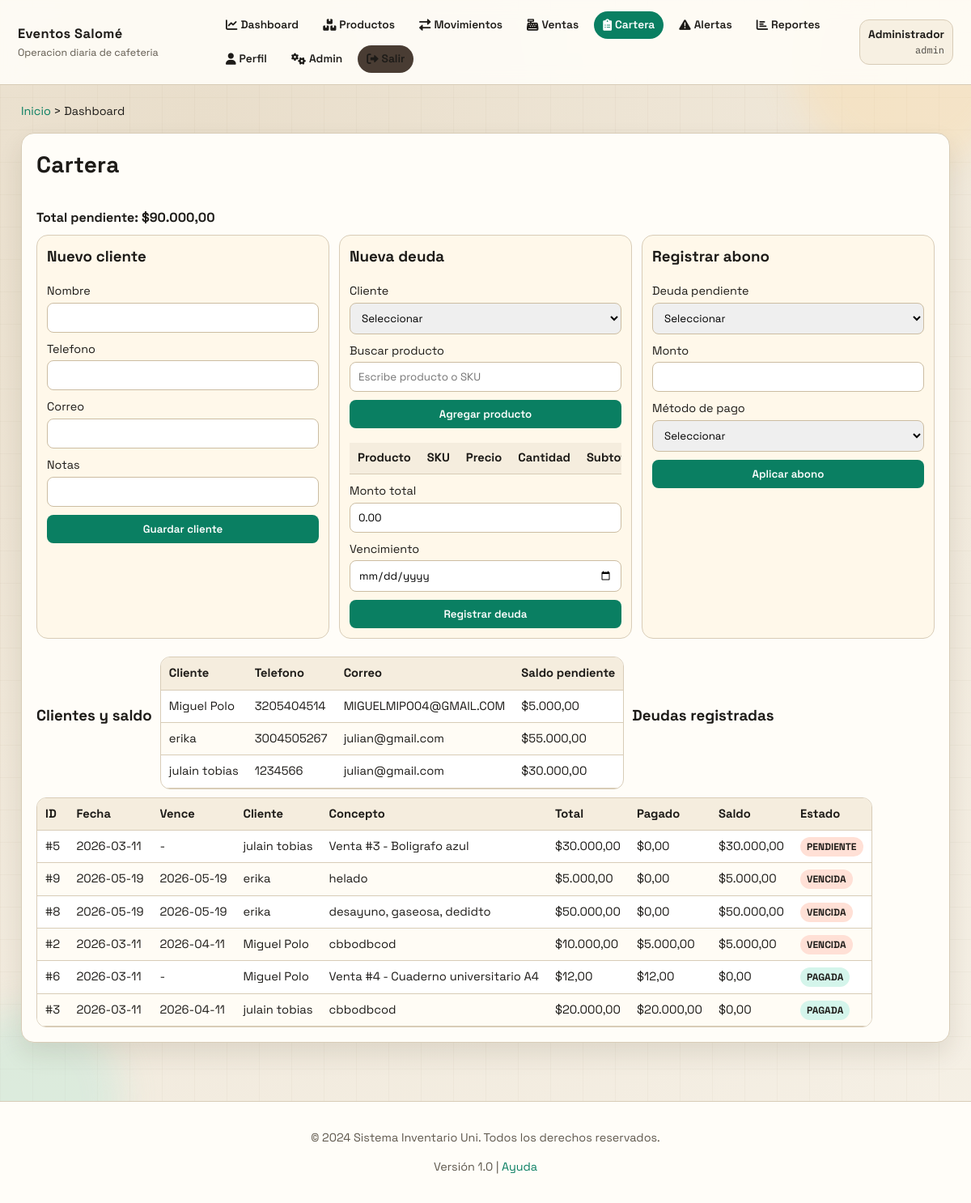
The app's page /cartera (signed in) with its own data.
### tables this page shows
CREATE TABLE clientes (
            id INTEGER PRIMARY KEY AUTOINCREMENT,
            nombre TEXT NOT NULL,
            telefono TEXT,
            correo TEXT,
            notas TEXT DEFAULT '',
            activo INTEGER NOT NULL DEFAULT 1
        );

CREATE TABLE deudas (
            id INTEGER PRIMARY KEY AUTOINCREMENT,
            cliente_id INTEGER NOT NULL,
            fecha TEXT NOT NULL,
            fecha_vencimiento TEXT,
            concepto TEXT NOT NULL,
            monto_total REAL NOT NULL,
            monto_pagado REAL NOT NULL DEFAULT 0,
            estado TEXT NOT NULL DEFAULT 'PENDIENTE' CHECK(estado IN ('PENDIENTE', 'PAGADA', 'VENCIDA')),
            usuario TEXT,
            FOREIGN KEY (cliente_id) REFERENCES clientes(id)
        );

### app_web.py (the view)
@app.route("/cartera")
@login_required
def cartera():
    conn = connect_db()
    conn.execute(
        """
        UPDATE deudas
        SET estado = 'VENCIDA'
        WHERE estado = 'PENDIENTE'
          AND fecha_vencimiento IS NOT NULL
          AND fecha_vencimiento <> ''
          AND date(fecha_vencimiento) < date('now')
          AND (monto_total - monto_pagado) > 0
        """
    )
    conn.commit()
    clientes_rows = conn.execute(
        """
        SELECT
            c.id,
            c.nombre,
            c.telefono,
            c.correo,
            COALESCE(SUM(d.monto_total - d.monto_pagado), 0) AS saldo_pendiente
        FROM clientes c
        LEFT JOIN deudas d ON d.cliente_id = c.id AND d.estado <> 'PAGADA'
        WHERE c.activo = 1
        GROUP BY c.id, c.nombre, c.telefono, c.correo
        ORDER BY c.nombre
        """
    ).fetchall()
    deudas_rows = conn.execute(
        """
        SELECT
            d.id,
            d.fecha,
            d.fecha_vencimiento,
            d.concepto,
            d.monto_total,
            d.monto_pagado,
            (d.monto_total - d.monto_pagado) AS saldo,
            d.estado,
            c.nombre AS cliente_nombre
        FROM deudas d
        JOIN clientes c ON c.id = d.cliente_id
        ORDER BY CASE WHEN d.estado = 'PENDIENTE' THEN 0 WHEN d.estado = 'VENCIDA' THEN 1 ELSE 2 END,
                 d.fecha DESC,
                 d.id DESC
        """
    ).fetchall()
    producto_concepto_rows = [
        dict(row)
        for row in conn.execute(
            "SELECT sku, nombre, precio_venta FROM productos ORDER BY nombre"
        ).fetchall()
    ]
    total_pendiente = conn.execute(
        """
        SELECT COALESCE(SUM(monto_total - monto_pagado), 0) AS total
        FROM deudas
        WHERE estado <> 'PAGADA'
        """
    ).fetchone()["total"]
    conn.close()
    return render_template(
        "cartera.html",
        clientes=clientes_rows,
        deudas=deudas_rows,
        total_pendiente=total_pendiente,
        productos_concepto=producto_concepto_rows,
    )

### app_web.py (called while the page is built)
def format_currency(value):
    try:
        amount = float(value)
    except (TypeError, ValueError):
        return "$0,00"
    negative = amount < 0
    amount = abs(amount)
    formatted = f"{amount:,.2f}"
    formatted = formatted.replace(",", "X").replace(".", ",").replace("X", ".")
    if negative:
        formatted = f"-{formatted}"
    return f"${formatted}"

@app.template_filter("currency")
def currency_filter(value):
    return format_currency(value)

def connect_db() -> sqlite3.Connection:
    conn = sqlite3.connect(DB_PATH)
    conn.row_factory = sqlite3.Row
    return conn

def login_required(view):
    @wraps(view)
    def wrapped(*args, **kwargs):
        if "username" not in session:
            return redirect(url_for("login"))
        return view(*args, **kwargs)
    return wrapped

### templates/cartera.html (shortened to what this page needs)
{% extends 'base.html' %}
{% block content %}
<section class="panel">
  <div class="row-between">
    <h2>Cartera</h2>
    <div class="stat-row">
        <strong>Total pendiente: {{ total_pendiente | currency }}</strong>
  <div class="cards cards-cartera">
    <article class="card">
      <h3>Nuevo cliente</h3>
      <form method="post" action="{{ url_for('cartera_nuevo_cliente') }}" class="grid-form">
        <label>Nombre<input type="text" name="nombre" required /></label>
        <label>Telefono<input type="text" name="telefono" /></label>
        <label>Correo<input type="email" name="correo" /></label>
        <label>Notas<input type="text" name="notas" /></label>
        <button type="submit">Guardar cliente</button>
      </form>
    </article>
    <article class="card">
      <h3>Nueva deuda</h3>
      <form id="cartera-deuda-form" method="post" action="{{ url_for('cartera_nueva_deuda') }}" class="grid-form">
        <label>
          Cliente
          <select name="cliente_id" required>
            <option value="">Seleccionar</option>
          </select>
        </label>
        <label>
          Buscar producto
          <input type="text" id="product-concept-search" list="concepto-productos" autocomplete="off" placeholder="Escribe producto o SKU" />
        </label>
        <label class="full-width">
          <button type="button" id="product-concept-add">Agregar producto</button>
        </label>
        <div class="selected-products full-width">
          <table>
            <thead>
              <tr>
                <th>Producto</th>
                <th>SKU</th>
                <th>Precio</th>
                <th>Cantidad</th>
                <th>Subtotal</th>
              </tr>
            </thead>
          </table>
        </div>
        <label>Monto total<input type="number" step="0.01" min="0.00" name="monto_total" id="monto-total" value="0.00" readonly required /></label>
        <label>Vencimiento<input type="date" name="fecha_vencimiento" /></label>
        <button type="submit">Registrar deuda</button>
      </form>
    </article>
    <article class="card">
      <h3>Registrar abono</h3>
      <form method="post" action="{{ url_for('cartera_nuevo_abono') }}" class="grid-form">
        <label>
          Deuda pendiente
          <select name="deuda_id" required>
            <option value="">Seleccionar</option>
          </select>
        </label>
        <label>Monto<input type="number" step="0.01" min="0.01" name="monto" required /></label>
        <label>
          Método de pago
          <select name="metodo_pago" required>
            <option value="">Seleccionar</option>
            </select>
        </label>
        <button type="submit">Aplicar abono</button>
      </form>
    </article>
  </div>
  <h3>Clientes y saldo</h3>
  <div class="table-wrap">
    <table>
      <thead>
        <tr>
          <th>Cliente</th>
          <th>Telefono</th>
          <th>Correo</th>
          <th>Saldo pendiente</th>
        </tr>
      </thead>
      <tbody>
      {% for c in clientes %}
        <tr>
          <td>{{ c.nombre }}</td>
          <td>{{ c.telefono or '-' }}</td>
          <td>{{ c.correo or '-' }}</td>
          <td>{{ c.saldo_pendiente | currency }}</td>
        </tr>
      {% endfor %}
      </tbody>
    </table>
  </div>
  <h3>Deudas registradas</h3>
  <div class="table-wrap">
    <table>
      <thead>
        <tr>
          <th>ID</th>
          <th>Fecha</th>
          <th>Vence</th>
          <th>Cliente</th>
          <th>Concepto</th>
          <th>Total</th>
          <th>Pagado</th>
          <th>Saldo</th>
          <th>Estado</th>
        </tr>
      </thead>
      <tbody>
      {% for d in deudas %}
        <tr>
          <td>#{{ d.id }}</td>
          <td>{{ d.fecha }}</td>
          <td>{{ d.fecha_vencimiento or '-' }}</td>
          <td>{{ d.cliente_nombre }}</td>
          <td>{{ d.concepto }}</td>
          <td>{{ d.monto_total | currency }}</td>
          <td>{{ d.monto_pagado | currency }}</td>
          <td>{{ d.saldo | currency }}</td>
          <td>
            {% if d.estado == 'PAGADA' %}
              <span class="badge ok">PAGADA</span>
            {% else %}
              <span class="badge bad">{{ d.estado }}</span>
            {% endif %}
          </td>
        </tr>
      {% endfor %}
      </tbody>
    </table>
  </div>
</section>
{% endblock %}

### static/styles.css (style rules this page uses)
:root { --bg1: #f6f1e7; --bg2: #e9decb; --ink: #1d1b18; --ink-soft: #5f584d; --card: #fffdf8; --line: #d8ccb7; --accent: #0a7f62; --accent-deep: #0a5f4a; --warn: #b9562f; --warn-soft: #ffe7de; --ok-soft: #d7f5ea; --shadow: 0 14px 30px rgba(51, 41, 18, 0.11); }
* { box-sizing: border-box; }
body { margin: 0; font-family: "Space Grotesk", sans-serif; color: var(--ink); background: radial-gradient(circle at 20% 10%, var(--bg2), var(--bg1)); min-height: 100vh; line-height: 1.45; }
.panel { background: var(--card); border: 1px solid var(--line); border-radius: 16px; padding: 18px; box-shadow: var(--shadow); animation: riseIn 0.24s ease; }
h2, h3 { margin-top: 0; }
h2 { font-size: 1.75rem; letter-spacing: 0.01em; }
.cards { display: grid; grid-template-columns: repeat(4, minmax(180px, 1fr)); gap: 12px; }
.card { border: 1px solid var(--line); border-radius: 14px; padding: 12px; background: #fff8ea; transition: transform 0.15s ease, box-shadow 0.15s ease; }
.cards-cartera { grid-template-columns: repeat(3, 1fr); margin-bottom: 12px; }
.row-between { display: flex; justify-content: space-between; gap: 10px; align-items: center; flex-wrap: wrap; }
.grid-form { display: grid; gap: 10px; }
.grid-form .full, .full-width { grid-column: 1 / -1; }
.selected-products { width: 100%; overflow-x: auto; }
.selected-products table { width: 100%; border-collapse: collapse; margin-top: 8px; }
.selected-products th, .selected-products td { padding: 8px 10px; }
.stat-row { display: flex; gap: 10px; flex-wrap: wrap; align-items: center; }
label { display: grid; gap: 4px; font-size: 0.9rem; }
input, select, button { border: 1px solid #ccbda2; border-radius: 8px; padding: 9px 10px; font-family: inherit; }
button { background: var(--accent); color: white; border: none; cursor: pointer; font-weight: 600; transition: transform 0.15s ease, background 0.15s ease; }
.table-wrap { overflow-x: auto; border: 1px solid var(--line); border-radius: 12px; background: #fff; }
table { width: 100%; border-collapse: collapse; margin-top: 0; font-size: 0.92rem; }
th, td { border-bottom: 1px solid var(--line); text-align: left; padding: 9px 10px; }
th { background: #f5edde; position: sticky; top: 0; z-index: 1; }
tbody tr:nth-child(even) { background: #fffcf5; }
.badge { padding: 4px 8px; border-radius: 999px; font-size: 0.75rem; font-weight: 700; }
.badge.ok { background: #d4f5eb; }
.badge.bad { background: #ffe0d6; }

### records on screen
clientes: nombre "Miguel Polo", telefono "3205404514", correo "MIGUELMIPO04@GMAIL.COM", saldo_pendiente "$5.000,00"
clientes: nombre "erika", telefono "3004505267", correo "julian@gmail.com", saldo_pendiente "$55.000,00"
clientes: nombre "julain tobias", telefono "1234566", correo "julian@gmail.com", saldo_pendiente "$30.000,00"
deudas: id "5", fecha "2026-03-11", fecha_vencimiento "-", cliente_nombre "julain tobias", concepto "Venta #3 - Boligrafo azul", monto_total "$30.000,00", monto_pagado "$0,00", saldo "$30.000,00", estado "PENDIENTE"
deudas: id "9", fecha "2026-05-19", fecha_vencimiento "2026-05-19", cliente_nombre "erika", concepto "helado", monto_total "$5.000,00", monto_pagado "$0,00", saldo "$5.000,00", estado "VENCIDA"
deudas: id "8", fecha "2026-05-19", fecha_vencimiento "2026-05-19", cliente_nombre "erika", concepto "desayuno, gaseosa, dedidto", monto_total "$50.000,00", monto_pagado "$0,00", saldo "$50.000,00", estado "VENCIDA"
deudas: id "2", fecha "2026-03-11", fecha_vencimiento "2026-04-11", cliente_nombre "Miguel Polo", concepto "cbbodbcod", monto_total "$10.000,00", monto_pagado "$5.000,00", saldo "$5.000,00", estado "VENCIDA"
deudas: id "6", fecha "2026-03-11", fecha_vencimiento "-", cliente_nombre "Miguel Polo", concepto "Venta #4 - Cuaderno universitario A4", monto_total "$12,00", monto_pagado "$12,00", saldo "$0,00", estado "PAGADA"
deudas: id "3", fecha "2026-03-11", fecha_vencimiento "2026-04-11", cliente_nombre "julain tobias", concepto "cbbodbcod", monto_total "$20.000,00", monto_pagado "$20.000,00", saldo "$0,00", estado "PAGADA"

### other values on screen
{{ session.nombre }} "Administrador"
{{ session.role }} "admin"
{{ title or "Dashboard" }} "Dashboard"
{{ total_pendiente | currency }} "$90.000,00"
